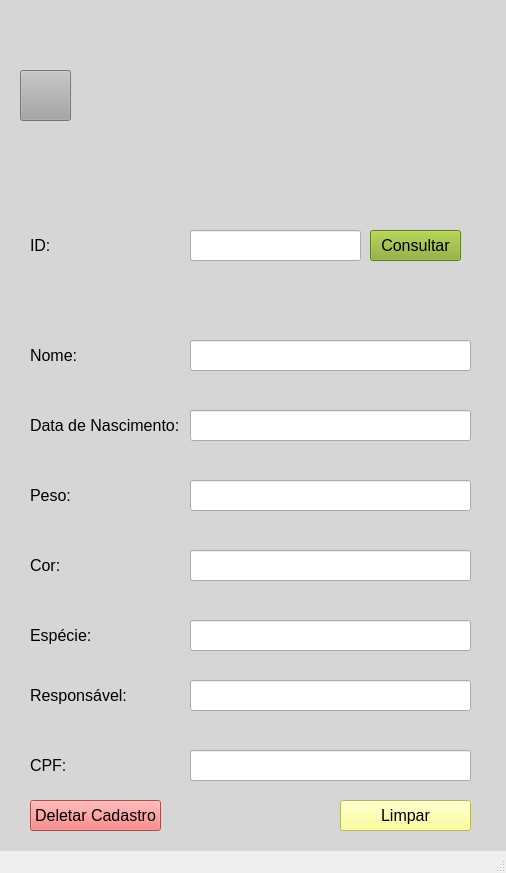
<?xml version="1.0" encoding="UTF-8"?>
<ui version="4.0">
 <class>MainWindow</class>
 <widget class="QMainWindow" name="MainWindow">
  <property name="geometry">
   <rect>
    <x>0</x>
    <y>0</y>
    <width>506</width>
    <height>873</height>
   </rect>
  </property>
  <property name="windowTitle">
   <string>MainWindow</string>
  </property>
  <widget class="QWidget" name="centralwidget">
   <widget class="QLabel" name="lblLogo_3">
    <property name="geometry">
     <rect>
      <x>130</x>
      <y>10</y>
      <width>251</width>
      <height>211</height>
     </rect>
    </property>
    <property name="text">
     <string/>
    </property>
    <property name="pixmap">
     <pixmap>Inserir_um_título-removebg-preview.png</pixmap>
    </property>
    <property name="scaledContents">
     <bool>true</bool>
    </property>
   </widget>
   <widget class="QLabel" name="lblid">
    <property name="geometry">
     <rect>
      <x>30</x>
      <y>230</y>
      <width>51</width>
      <height>31</height>
     </rect>
    </property>
    <property name="font">
     <font>
      <family>MS Shell Dlg 2</family>
      <pointsize>12</pointsize>
      <weight>50</weight>
      <bold>false</bold>
     </font>
    </property>
    <property name="text">
     <string>ID:</string>
    </property>
   </widget>
   <widget class="QLineEdit" name="txtid">
    <property name="geometry">
     <rect>
      <x>190</x>
      <y>230</y>
      <width>171</width>
      <height>31</height>
     </rect>
    </property>
   </widget>
   <widget class="QPushButton" name="btnconsultaranimal">
    <property name="geometry">
     <rect>
      <x>370</x>
      <y>230</y>
      <width>91</width>
      <height>31</height>
     </rect>
    </property>
    <property name="font">
     <font>
      <family>MS Shell Dlg 2</family>
      <pointsize>12</pointsize>
     </font>
    </property>
    <property name="styleSheet">
     <string notr="true">background-color: rgb(136, 169, 39);</string>
    </property>
    <property name="text">
     <string>Consultar</string>
    </property>
   </widget>
   <widget class="QLabel" name="lblcorconsultar">
    <property name="geometry">
     <rect>
      <x>30</x>
      <y>550</y>
      <width>151</width>
      <height>31</height>
     </rect>
    </property>
    <property name="font">
     <font>
      <pointsize>12</pointsize>
     </font>
    </property>
    <property name="text">
     <string>Cor:</string>
    </property>
   </widget>
   <widget class="QLabel" name="lblnomeconsultar">
    <property name="geometry">
     <rect>
      <x>30</x>
      <y>340</y>
      <width>61</width>
      <height>31</height>
     </rect>
    </property>
    <property name="font">
     <font>
      <pointsize>12</pointsize>
     </font>
    </property>
    <property name="text">
     <string>Nome:</string>
    </property>
   </widget>
   <widget class="QLabel" name="lbldataconsultar">
    <property name="geometry">
     <rect>
      <x>30</x>
      <y>410</y>
      <width>151</width>
      <height>31</height>
     </rect>
    </property>
    <property name="font">
     <font>
      <pointsize>12</pointsize>
     </font>
    </property>
    <property name="text">
     <string>Data de Nascimento:</string>
    </property>
   </widget>
   <widget class="QLabel" name="lblpesoconsultar">
    <property name="geometry">
     <rect>
      <x>30</x>
      <y>480</y>
      <width>151</width>
      <height>31</height>
     </rect>
    </property>
    <property name="font">
     <font>
      <pointsize>12</pointsize>
     </font>
    </property>
    <property name="text">
     <string>Peso:</string>
    </property>
   </widget>
   <widget class="QLineEdit" name="txtnomeconsultar">
    <property name="geometry">
     <rect>
      <x>190</x>
      <y>340</y>
      <width>281</width>
      <height>31</height>
     </rect>
    </property>
   </widget>
   <widget class="QLineEdit" name="txtpesoconsultar">
    <property name="geometry">
     <rect>
      <x>190</x>
      <y>480</y>
      <width>281</width>
      <height>31</height>
     </rect>
    </property>
   </widget>
   <widget class="QLineEdit" name="txtcorconsultar">
    <property name="geometry">
     <rect>
      <x>190</x>
      <y>550</y>
      <width>281</width>
      <height>31</height>
     </rect>
    </property>
   </widget>
   <widget class="QLineEdit" name="txtdataconsultar">
    <property name="geometry">
     <rect>
      <x>190</x>
      <y>410</y>
      <width>281</width>
      <height>31</height>
     </rect>
    </property>
   </widget>
   <widget class="QLabel" name="lblfundo">
    <property name="geometry">
     <rect>
      <x>-100</x>
      <y>-10</y>
      <width>781</width>
      <height>871</height>
     </rect>
    </property>
    <property name="styleSheet">
     <string notr="true">background-color: rgb(214, 214, 214);</string>
    </property>
    <property name="text">
     <string/>
    </property>
   </widget>
   <widget class="QLabel" name="lblespecie">
    <property name="geometry">
     <rect>
      <x>30</x>
      <y>620</y>
      <width>151</width>
      <height>31</height>
     </rect>
    </property>
    <property name="font">
     <font>
      <pointsize>12</pointsize>
     </font>
    </property>
    <property name="text">
     <string>Espécie:</string>
    </property>
   </widget>
   <widget class="QLabel" name="lblresponsavel">
    <property name="geometry">
     <rect>
      <x>30</x>
      <y>680</y>
      <width>151</width>
      <height>31</height>
     </rect>
    </property>
    <property name="font">
     <font>
      <pointsize>12</pointsize>
     </font>
    </property>
    <property name="text">
     <string>Responsável:</string>
    </property>
   </widget>
   <widget class="QLineEdit" name="txtresponsavel">
    <property name="geometry">
     <rect>
      <x>190</x>
      <y>680</y>
      <width>281</width>
      <height>31</height>
     </rect>
    </property>
   </widget>
   <widget class="QLineEdit" name="txtespecie">
    <property name="geometry">
     <rect>
      <x>190</x>
      <y>620</y>
      <width>281</width>
      <height>31</height>
     </rect>
    </property>
   </widget>
   <widget class="QLabel" name="lblcpfresponsavel">
    <property name="geometry">
     <rect>
      <x>30</x>
      <y>750</y>
      <width>151</width>
      <height>31</height>
     </rect>
    </property>
    <property name="font">
     <font>
      <pointsize>12</pointsize>
     </font>
    </property>
    <property name="text">
     <string>CPF:</string>
    </property>
   </widget>
   <widget class="QLineEdit" name="txtcpfresponsavel">
    <property name="geometry">
     <rect>
      <x>190</x>
      <y>750</y>
      <width>281</width>
      <height>31</height>
     </rect>
    </property>
   </widget>
   <widget class="QPushButton" name="btndeletaranimal">
    <property name="geometry">
     <rect>
      <x>30</x>
      <y>800</y>
      <width>131</width>
      <height>31</height>
     </rect>
    </property>
    <property name="font">
     <font>
      <family>MS Shell Dlg 2</family>
      <pointsize>12</pointsize>
     </font>
    </property>
    <property name="styleSheet">
     <string notr="true">background-color: rgb(253, 0, 4);
background-color: rgb(241, 105, 105);</string>
    </property>
    <property name="text">
     <string>Deletar Cadastro</string>
    </property>
   </widget>
   <widget class="QPushButton" name="btnvoltarmenuanimal">
    <property name="geometry">
     <rect>
      <x>20</x>
      <y>70</y>
      <width>51</width>
      <height>51</height>
     </rect>
    </property>
    <property name="font">
     <font>
      <family>MS Shell Dlg 2</family>
      <pointsize>12</pointsize>
      <weight>9</weight>
      <italic>false</italic>
      <bold>false</bold>
     </font>
    </property>
    <property name="styleSheet">
     <string notr="true">background-color: rgb(165, 165, 165);
font: 75 12pt &quot;MS Shell Dlg 2&quot;;</string>
    </property>
    <property name="text">
     <string/>
    </property>
    <property name="icon">
     <iconset>
      <normaloff>botao-voltar.png</normaloff>botao-voltar.png</iconset>
    </property>
    <property name="iconSize">
     <size>
      <width>32</width>
      <height>32</height>
     </size>
    </property>
   </widget>
   <widget class="QPushButton" name="btnlimpar">
    <property name="geometry">
     <rect>
      <x>340</x>
      <y>800</y>
      <width>131</width>
      <height>31</height>
     </rect>
    </property>
    <property name="font">
     <font>
      <family>MS Shell Dlg 2</family>
      <pointsize>12</pointsize>
     </font>
    </property>
    <property name="styleSheet">
     <string notr="true">background-color: rgb(255, 255, 127);
</string>
    </property>
    <property name="text">
     <string>Limpar</string>
    </property>
   </widget>
   <zorder>lblfundo</zorder>
   <zorder>lblLogo_3</zorder>
   <zorder>lblid</zorder>
   <zorder>txtid</zorder>
   <zorder>btnconsultaranimal</zorder>
   <zorder>lblcorconsultar</zorder>
   <zorder>lblnomeconsultar</zorder>
   <zorder>lbldataconsultar</zorder>
   <zorder>lblpesoconsultar</zorder>
   <zorder>txtnomeconsultar</zorder>
   <zorder>txtpesoconsultar</zorder>
   <zorder>txtcorconsultar</zorder>
   <zorder>txtdataconsultar</zorder>
   <zorder>lblespecie</zorder>
   <zorder>lblresponsavel</zorder>
   <zorder>txtresponsavel</zorder>
   <zorder>txtespecie</zorder>
   <zorder>lblcpfresponsavel</zorder>
   <zorder>txtcpfresponsavel</zorder>
   <zorder>btndeletaranimal</zorder>
   <zorder>btnvoltarmenuanimal</zorder>
   <zorder>btnlimpar</zorder>
  </widget>
  <widget class="QStatusBar" name="statusbar"/>
 </widget>
 <resources/>
 <connections/>
</ui>
